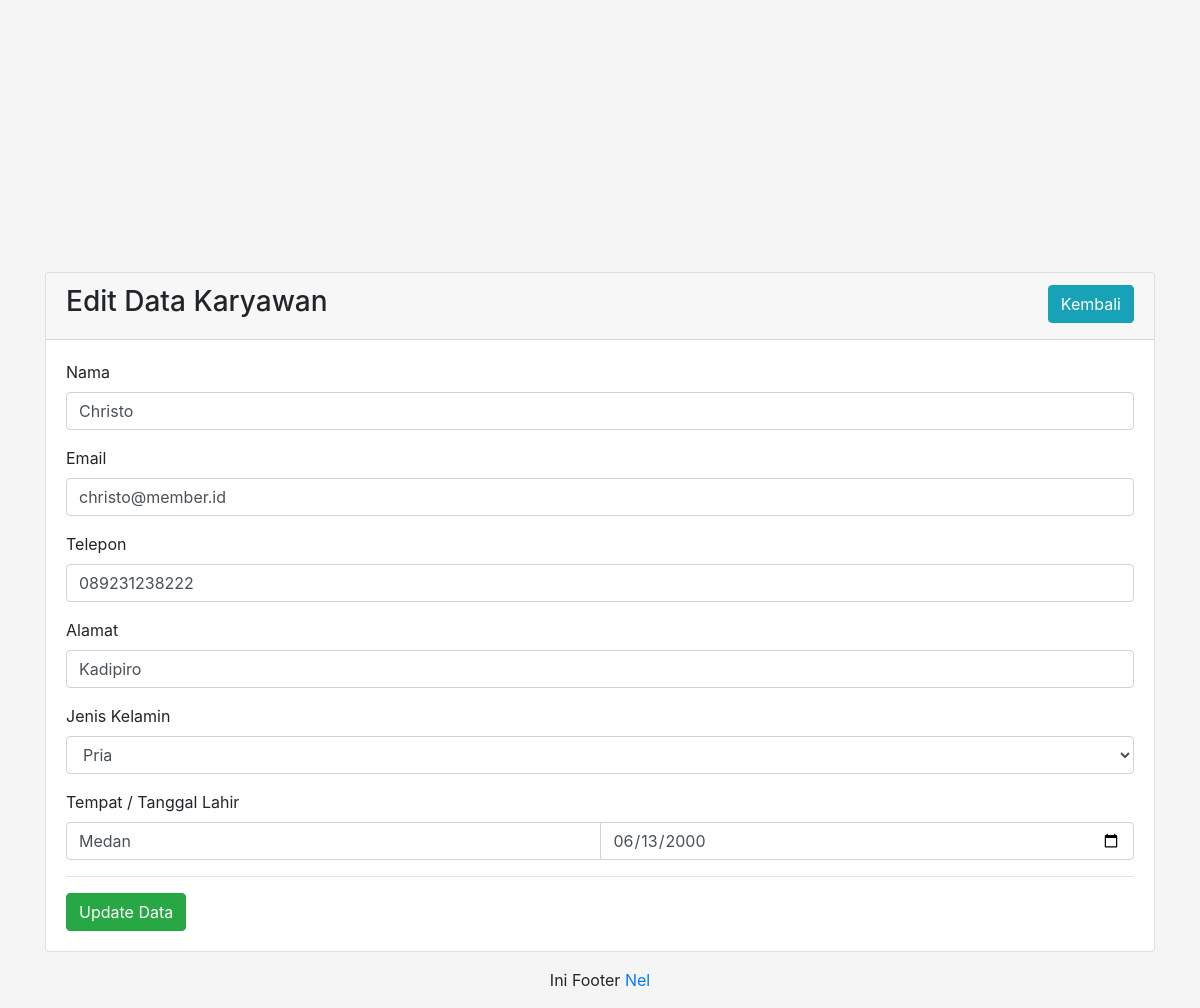
The page /edit.php?id=3 on the database its author committed.
### tables this page shows
CREATE TABLE `karyawan` (
  `id` int(11) NOT NULL,
  `nama` varchar(20) NOT NULL,
  `email` varchar(20) NOT NULL,
  `telepon` varchar(20) NOT NULL,
  `alamat` varchar(50) NOT NULL,
  `jenis_kelamin` enum('Pria','Wanita') NOT NULL,
  `tempat_lahir` varchar(20) NOT NULL,
  `tanggal_lahir` date NOT NULL
);

### edit.php (the view, shortened to what this page needs)
<!DOCTYPE html>
<html>
<head>
    <link href="assets/css/bootstrap.min.css" rel="stylesheet">
    <link href="assets/style.css" rel="stylesheet">
</head>
<body>
	<div class="container">
		<div class="card mx-auto" style="width: 100%;">
			<div class="card-header">
				<a href="index.php" class="btn btn-info" style="float: right;">Kembali</a>
				<h3>Edit Data Karyawan</h3>
			</div>
			<?php
			include "config.php";
			$lihat = "SELECT * FROM karyawan WHERE id='$_GET[id]'";
			$query = mysqli_query($conn, $lihat);
			$row = mysqli_fetch_array($query);
			?>
			<form method="POST" action="edit.php">
				<div class="card-body">
					<div class="form-group">
						<label>Nama</label>
						<input type="text" class="form-control" name="nama" value="<?php echo $row['nama']; ?>" required>
					</div>
					<div class="form-group">
						<label>Email</label>
						<input type="email" class="form-control" name="email" value="<?php echo $row['email']; ?>" required>
					</div>
					<div class="form-group">
						<label>Telepon</label>
						<input type="number" class="form-control" name="telepon" value="<?php echo $row['telepon']; ?>" required>
					</div>
					<div class="form-group">
						<label>Alamat</label>
						<input type="text" class="form-control" name="alamat" value="<?php echo $row['alamat']; ?>" required>
					</div>
					<div class="form-group">
						<label>Jenis Kelamin</label>
						<select class="form-control" name="jenis_kelamin" required>
							<option>Pria</option>
						</select>
					</div>
					<div class="form-group">
						<label>Tempat / Tanggal Lahir</label>
						<div class="input-group mb-3">
						    <input type="text" class="form-control" name="tempat_lahir" value="<?php echo $row['tempat_lahir']; ?>" required>
						    <input type="date" class="form-control" name="tanggal_lahir" value="<?php echo $row['tanggal_lahir']; ?>" required>
						 </div>
					</div>
					<hr>
					<button type="submit" class="btn btn-success" name="submit">Update Data</button>
		     	</div>
	     	</form>
	     </div>
	     <footer class="page-footer font-small blue fixed">
	        <div class="footer-copyright text-center py-3">
	            Ini Footer
	            <a href="mailto:anelka@sgbteam.id">Nel</a>
	        </div>
	    </footer>
     </div>
</body>
</html>

### assets/style.css (style rules this page uses)
html, body { height: 100%; }
body { display: -ms-flexbox; display: flex; -ms-flex-align: center; align-items: center; padding-top: 40px; padding-bottom: 40px; background-color: #f5f5f5; }

### edit.php (style rules this page uses)
@media screen and (max-width: 1200px) { .container { margin-top: 40%; } }

### rows shown on the page
karyawan: nama "Christo", email "christo@member.id", telepon "089231238222", alamat "Kadipiro", tempat_lahir "Medan", tanggal_lahir "06/13/2000"
